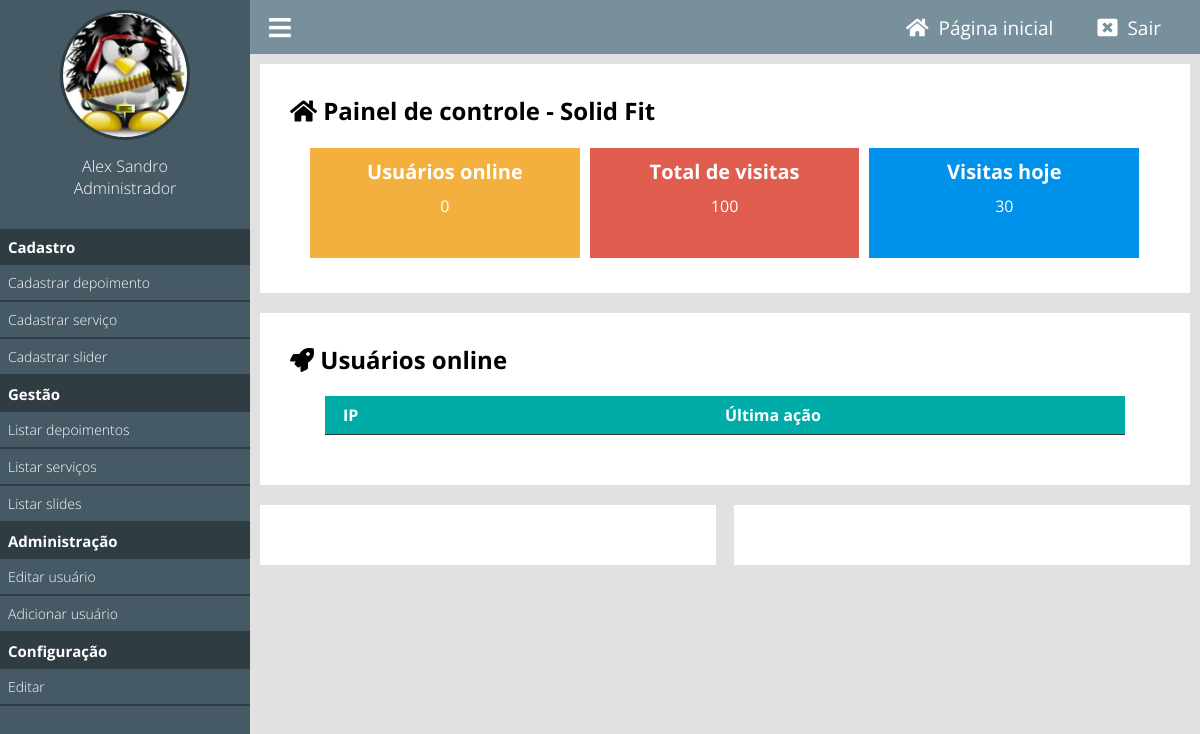
The app's page /painel/ (signed in), older data.
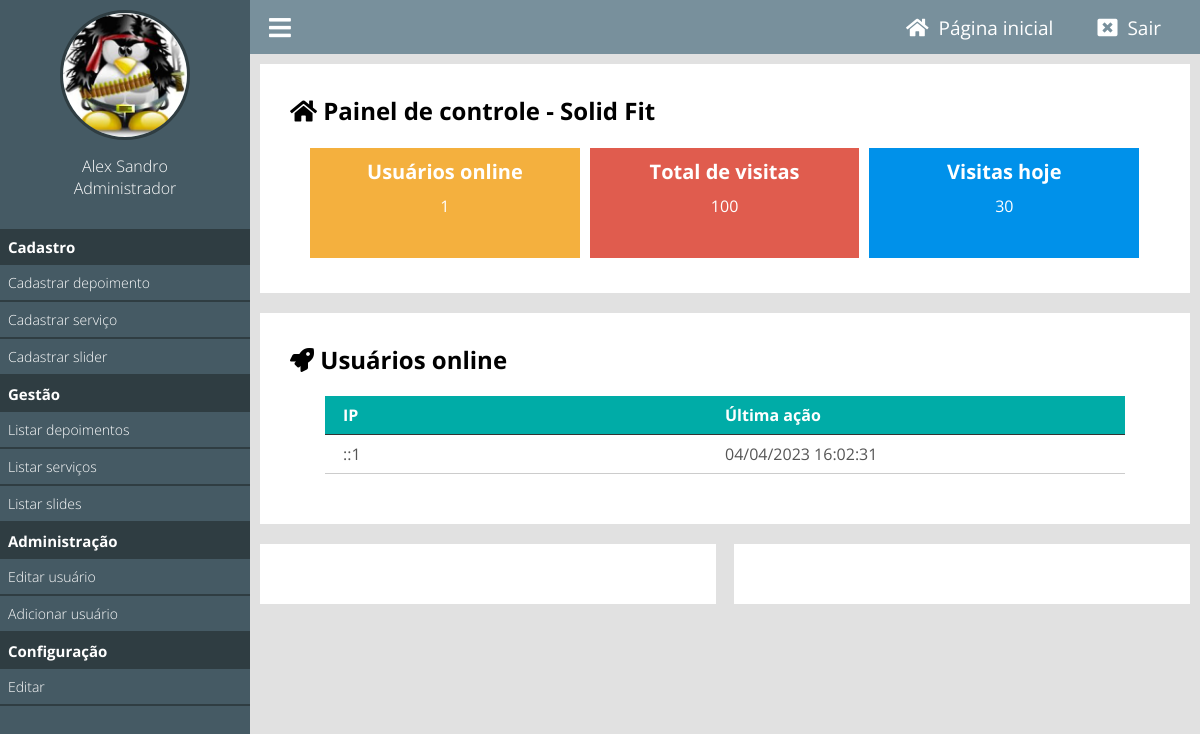
The same page, newer data.
### config.php (called while the page is built, shortened)
<?php
	function pegaCargo($cargo){
		$arr = [
			'0' => 'Aluno',
			'1' => 'Professor',
			'2' => 'Administrador'];
			return $arr[$cargo];
	}
?>

### classes/MySql.php (called while the page is built)
<?php
    class MySql{
        private static $pdo;
        public static function conectar(){
            if(self::$pdo == null){
                try{
                    self::$pdo = new PDO('mysql:host='.HOST.';dbname='.DATABASE,USER,PASSWORD,array(PDO::MYSQL_ATTR_INIT_COMMAND => "SET NAMES utf8"));
                    self::$pdo->setAttribute(PDO::ATTR_ERRMODE,PDO::ERRMODE_EXCEPTION);
                }catch(Exception $e) {
                    echo 'erro ao conectar, tente novamente mais tarde';
                }
            }
            return self::$pdo;
        }
    }
?>

### painel/pages/home.php (the view, shortened to what this page needs)
<?php
    $usuariosOnline = Painel::listarUsuariosOnline();
?>
<div class="box-content left w100">
    <h2><i class="fa fa-home"></i> Painel de controle - <?php echo NOME_EMPRESA ?></h2>
    <div class="box-metricas">
    <div class="box-metrica-single">
        <div class="box-metrica-wraper">
            <h2>Usuários  online</h2>
                <p><?php echo count($usuariosOnline); ?></p>
            </div>
        </div>
        <div class="box-metrica-single">
            <div class="box-metrica-wraper">
                <h2>Total de visitas</h2>
                <p>100</p>
            </div>
        </div>
        <div class="box-metrica-single">
            <div class="box-metrica-wraper">
                <h2>Visitas hoje</h2>
                <p>30</p>
            </div>
        </div>
    </div>
</div>
<div class="box-content left w100">
    <h2><i class="fa fa-rocket" aria-hidden="true"></i> Usuários online</h2>
    <div class="table-responsive">
        <div class="row">
            <div class="col">
                <span>IP</span>
            </div>
            <div class="col">
                <span>Última ação</span>
            </div>
        </div>
    <?php
        foreach ($usuariosOnline as $key => $value) {
    ?>
        <div class="row">
            <div class="col">
                <span><?php echo $value['ip'] ?></span>
            </div>
            <div class="col">
                <span><?php echo date('d/m/Y H:i:s',strtotime($value['ultima_acao'])) ?></span>
            </div>
        </div>
    <?php } ?>
    </div>
</div>
    <div class="box-content left w50">
    </div>
    <div class="box-content right w50">
    </div>

### painel/index.php
<?php
    include('../config.php');
    if(Painel::logado() == false){
        include('login.php');
    } else {
        include('main.php');
    }
?>

### painel/main.php (shortened to what this page needs)
<!DOCTYPE html>
<html lang="pt-br">
<head>
    <link href="<?php echo INCLUDE_PATH; ?>css/fontawesome.min.css" rel="stylesheet">
 	<link href="<?php echo INCLUDE_PATH; ?>css/brands.min.css" rel="stylesheet">
	<link href="<?php echo INCLUDE_PATH; ?>css/solid.min.css" rel="stylesheet">
    <link href="<?php echo INCLUDE_PATH_PAINEL ?>css/style.css" rel="stylesheet"/>
</head>
<body>
<div class="menu">
    <div class="menu-wraper">
        <div class="box-usuario">
            <?php
                if($_SESSION['img'] == ''){
            ?>
                <div class="avatar-usuario">
                    <i class="fa fa-user"></i>
                </div>
            <?php } else { ?>
                <div class="imagem-usuario">
                    <img src="<?php echo INCLUDE_PATH_PAINEL ?>uploads/<?php echo $_SESSION['img']; ?>" />
                </div>
            <?php } ?>
            <div class="nome-usuario">
                <p><?php echo $_SESSION['nome']; ?></p>
                <p><?php echo pegaCargo($_SESSION['cargo']); ?></p>
            </div>
        </div>
        <div class="items-menu">
            <h2>Cadastro</h2>
            <a href="<?php echo INCLUDE_PATH_PAINEL ?>cadastrar-depoimento">Cadastrar depoimento</a>
            <a href="">Cadastrar serviço</a>
            <a href="">Cadastrar slider</a>
            <h2>Gestão</h2>
            <a href="">Listar depoimentos</a>
            <a href="">Listar serviços</a>
            <a href="">Listar slides</a>
            <h2>Administração</h2>
            <a href="">Editar usuário</a>
            <a href="">Adicionar usuário</a>
            <h2>Configuração</h2>
            <a href="">Editar</a>
        </div>
    </div>
</div>
    <header>
        <div class="center">
            <div class="menu-btn">
                <i class="fa fa-bars"></i>
            </div>
            <div class="logout">
                <a href="<?php echo INCLUDE_PATH_PAINEL ?>"><i class="fa fa-home"></i><span>Página inicial</span></a>
                <a href="<?php echo INCLUDE_PATH_PAINEL ?>?logout"><i class="fa fa-window-close"></i><span>Sair</span></a>
            </div>
        </div>
    </header>
<div class="content">
    <?php Painel::loadPage(); ?>
</div>
</body>
</html>

### classes/Painel.php (shortened to what this page needs)
<?php
    class Painel {
        public static function logado(){
            return isset($_SESSION['login']) ? true : false;
        }
        public static function loadPage(){
            if(isset($_GET['url'])){
                $url = explode('/',$_GET['url']);
                if(file_exists('pages/'.$url[0].'.php')){
                    include('pages/'.$url[0].'.php');
                } else {
                    header('Location: '.INCLUDE_PATH_PAINEL);
                }
            } else {
                include('pages/home.php');
            }
        }
        public static function listarUsuariosOnline(){
            $sql = MySql::conectar()->prepare("SELECT * FROM `tb_admin.online`");
            $sql->execute();
            return $sql->fetchAll();
        }
        public static function limparUsuariosOnline(){
            $date = date('Y-m-d H:i:s');
        }
    }
?>

### painel/css/style.css (style rules this page uses)
* { margin: 0; padding: 0; box-sizing: border-box; font-family: 'Open Sans', sans-serif; }
html,body { height: 100%; background: rgb(225,225,225); }
body { overflow-x: hidden; }
.center { padding: 0 2%; margin: 0 auto; }
header { position: relative; left: 250px; padding: 10px 0; background: #78909C; width: calc(100% - 250px); }
.logout { float: right; }
.logout a { padding: 0 20px; position: relative; top: 4px; color: white; font-size: 20px; text-decoration: none; }
.logout a > span { text-decoration: none; font-size: 19px; padding-left: 10px; }
.menu-btn { float: left; cursor: pointer; font-size: 25px; color: white; }
.menu-wraper { width: 250px; }
div.menu { overflow-x: hidden; overflow-y: auto; height: 100%; padding: 10px 0; position: fixed; left: 0; top: 0; background: #455A64; float: left; width: 250px; }
div.box-usuario { text-align: center; }
.imagem-usuario > img { display: inline-block; width: 130px; height: 130px; border-radius: 50%; border: 3px solid #2F3D42; }
.nome-usuario { text-align: center; margin-top: 10px; }
.nome-usuario p { color: white; font-size: 16px; font-weight: 300; }
.w100 { width: 100%; }
.w50 { width: 49%; }
.left { float: left; }
.right { float: right; }
.content { width: calc(100% - 250px); position: relative; left: 250px; padding: 10px; }
.box-content { background: white; padding: 30px; margin-bottom: 20px; }
.items-menu { margin-top: 30px; }
.items-menu h2 { text-align: left; font-weight: bold; font-size: 15px; background: #2F3D42; color: white; padding: 8px; }
.items-menu a { display: block; padding: 8px; font-weight: 300; font-size: 14px; text-decoration: none; color: white; border-bottom: 2px solid #2F3D42; }
.box-metricas { margin-top:16px; padding:0 15px; }
.box-metrica-single { float: left; position: relative; width: 33.3%; background: #F4B03E; border: 5px solid white; }
.box-metricas .box-metrica-single:nth-of-type(2) { background: #E05C4E; }
.box-metricas .box-metrica-single:nth-of-type(3) { background: #0091ea; }
.box-metrica-wraper { padding: 10px 20px; text-align: center; color: white; }
.box-metrica-wraper h2 { font-size: 20px; }
.box-metrica-wraper p { padding: 10px 0; font-size: 16px; }
.table-responsive { max-width: 800px; margin: 20px auto; }
.table-responsive .row:nth-of-type(1) { font-weight: bold; background: #00aca7; color: white; border-bottom: 1px solid #333; }
.table-responsive .row { color: #555; border-bottom: 1px solid #ccc; padding: 8px 18px; }
.col { float: left; width: 50%; }
@media screen and (max-width: 1200px) { .box-metrica-single { height: 120px; } }

Row changes from the older to the newer data that the page shows:
added tb_admin.online: ip "::1", ultima_acao "04/04/2023 16:02:31"
Text that changed along with them:
count($usuariosOnline): "0" → "1"
